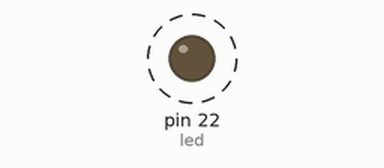
Simulated run of this program. Board: MicroPython board. Parts: output pins drawn as LEDs (lit = HIGH). Dashed ring = blinking. At 10.0 s the program stops and its outputs stay as they are.

Above: at 0.2 s.
Timing chart, 0 to 3.0 s (numbered marks = the images above):
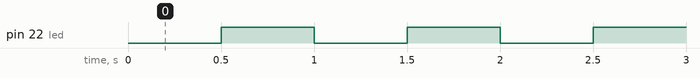

Measured:
- by itself, pin 22 (led): alternates HIGH for 0.50 s and LOW for 0.50 s, 19 changes in all, then stays HIGH

The program:

main.py
```python
import time # 导入time模块
from machine import Pin #导入Pin模块

led = Pin(22, Pin.OUT) # 把22管脚设置为输出
for i in range(10):  #循环10次
    led.value(0)     #打开LED，这个LED是低电位点亮
    time.sleep(0.5)  #休眠0.5秒
    led.value(1)     #关闭LED
    time.sleep(0.5)  #再休眠0.5秒
```
